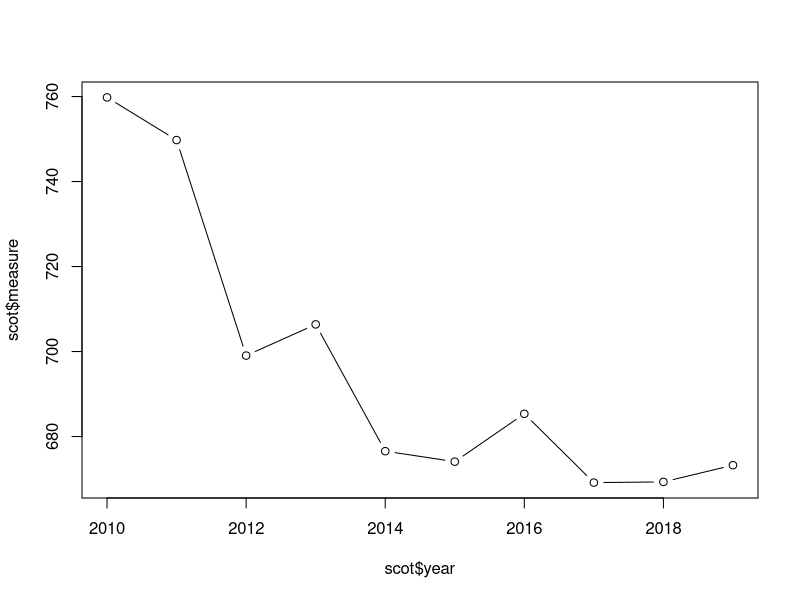
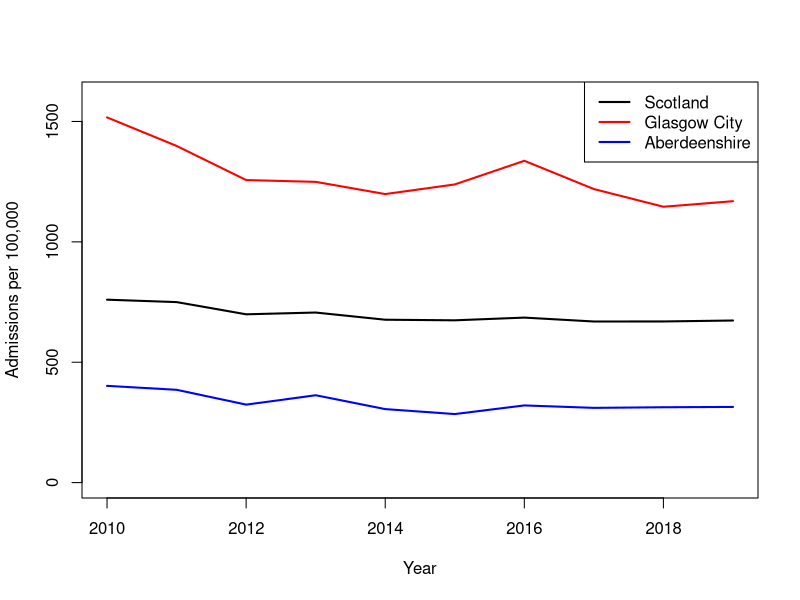
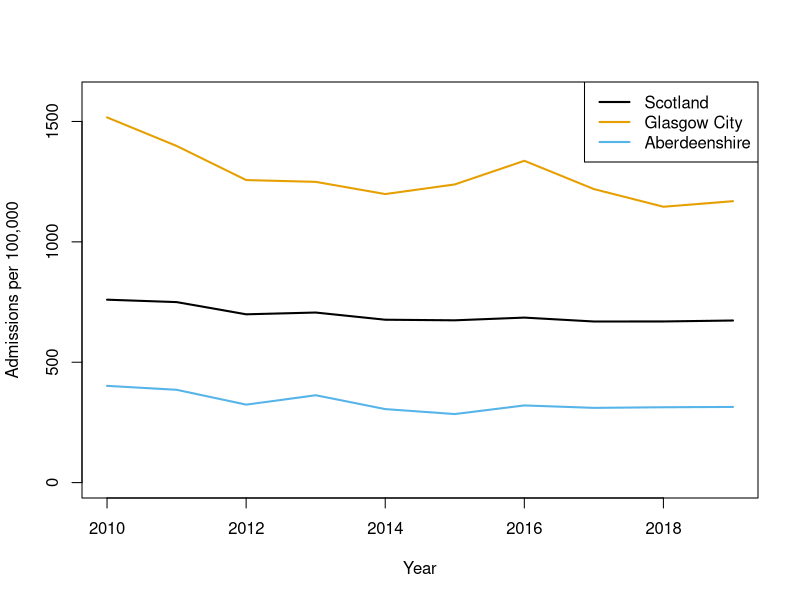
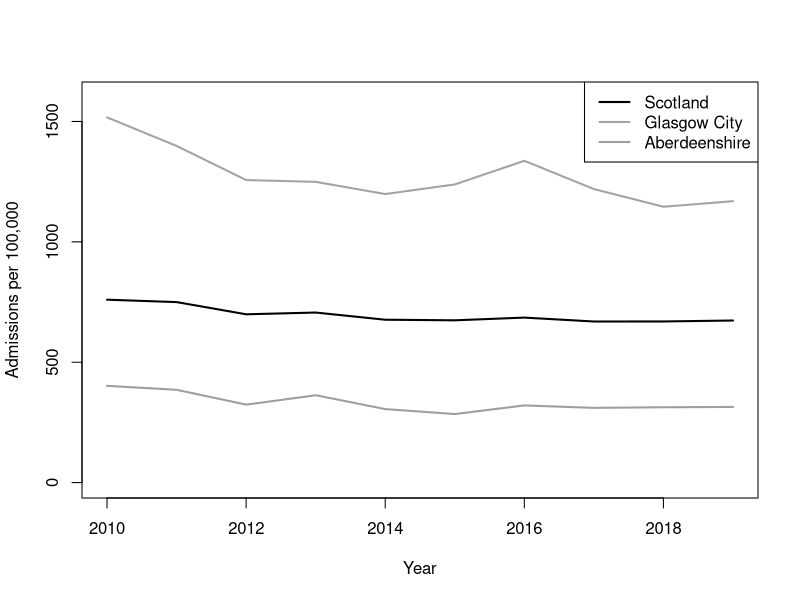
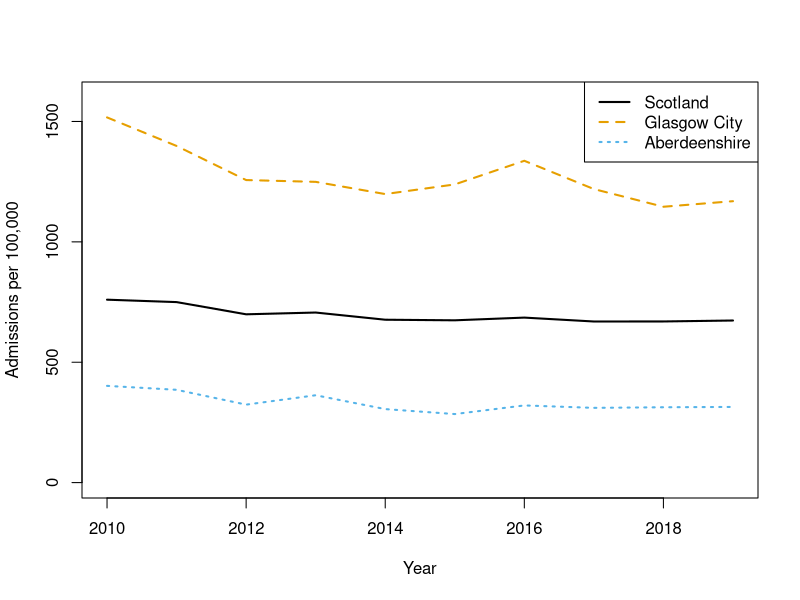
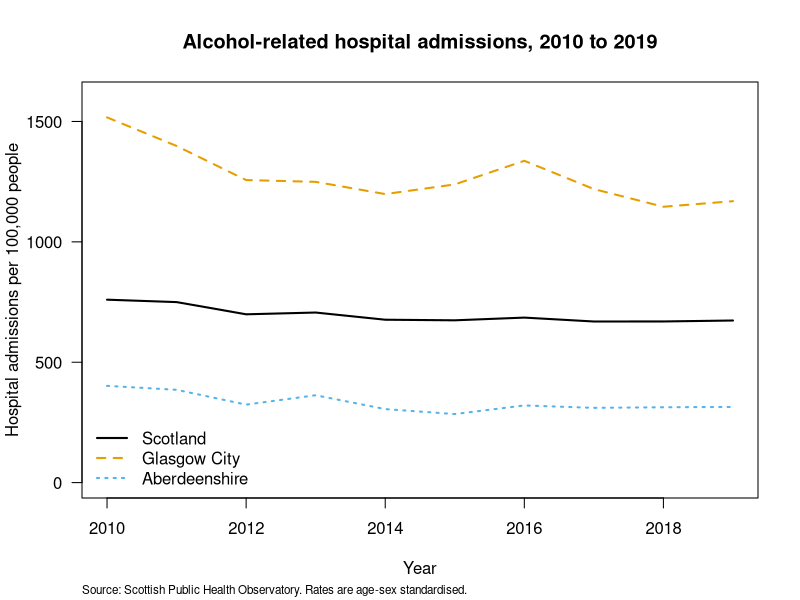
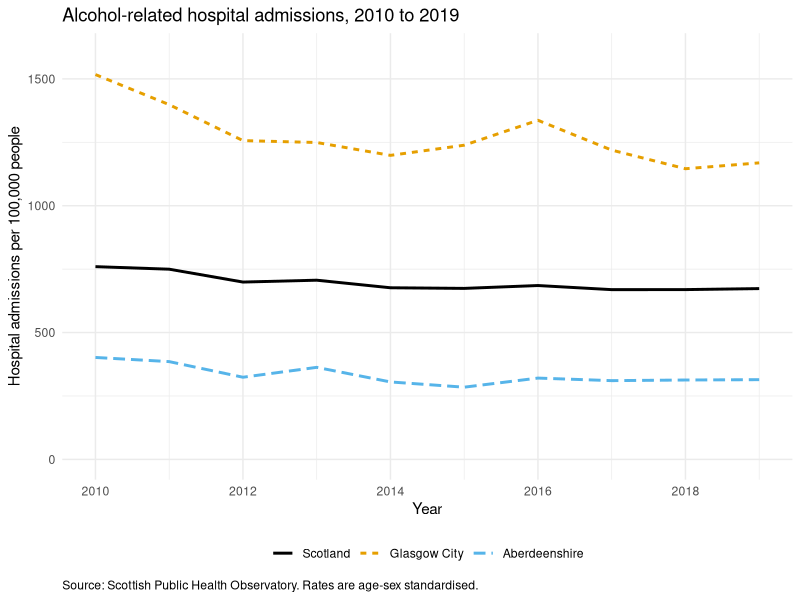
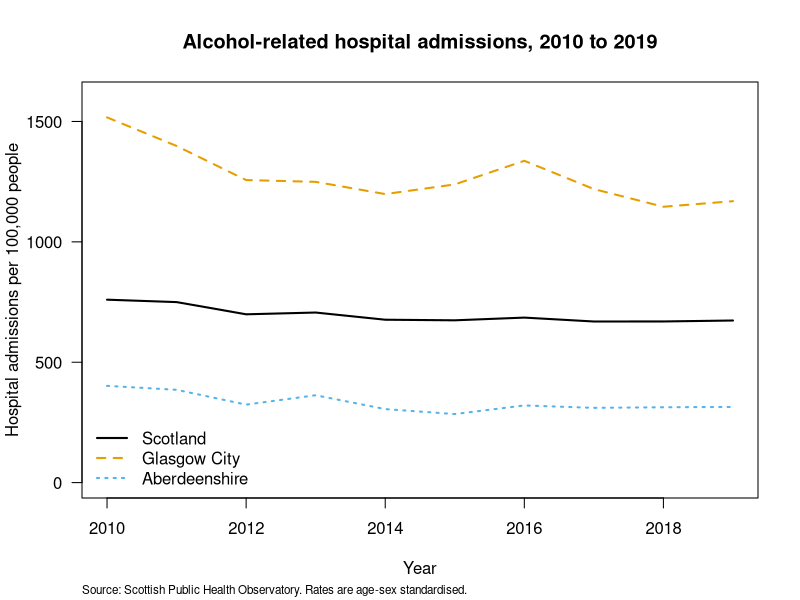

Write the R code that produced these figures, in order.
## ----Q2, echo=SOLUTIONS-------------------------------------------------------
scotpho <- read.table('data/scotpho_alcohol_admissions.txt', header = TRUE, sep = "\t", stringsAsFactors = TRUE)


## ----Q4, echo=SOLUTIONS-------------------------------------------------------
str(scotpho)
summary(scotpho)

nrow(scotpho)            # 330

table(scotpho$area_type)
# Council area     Scotland 
#          320           10 

# 33 areas, 10 years each. Every area is complete:
table(scotpho$area_name)
unique(table(scotpho$area_name))   # 10 - so every area has all 10 years

range(scotpho$year)      # 2010 2019

# If an area were missing a year, lines() would simply join the points either
# side of the gap and draw a straight line straight through it. Nothing would
# warn you, and the plot would imply data you do not have.


## ----Q5, echo=SOLUTIONS-------------------------------------------------------
scot <- scotpho[scotpho$area_name == "Scotland", ]

plot(scot$year, scot$measure, type = "b")

# What is wrong with this plot for anyone other than you?
#  - the x axis is labelled scot$year and the y axis scot$measure
#  - there are no units anywhere, so 673 could be anything
#  - there is no title, so the reader does not know what is being counted
#  - the y axis does not start at zero, which exaggerates the decline
#  - there is nothing to say where the data came from
#
# The plot is not wrong. It is just useless to anybody who is not already
# holding the dataset.


## ----Q6, echo=SOLUTIONS, tidy = TRUE------------------------------------------
# one dataframe per area
scotland <- scotpho[scotpho$area_name == "Scotland", ]
glasgow <- scotpho[scotpho$area_name == "Glasgow City", ]
aberdeenshire <- scotpho[scotpho$area_name == "Aberdeenshire", ]

# Glasgow reaches about 1500, so leave room for it
plot(scotland$year, scotland$measure, type = "l", lwd = 2, col = "black",
     ylim = c(0, 1600), xlab = "Year", ylab = "Admissions per 100,000")

lines(glasgow$year, glasgow$measure, lwd = 2, col = "red")
lines(aberdeenshire$year, aberdeenshire$measure, lwd = 2, col = "blue")

legend("topright", legend = c("Scotland", "Glasgow City", "Aberdeenshire"),
       col = c("black", "red", "blue"), lwd = 2)

# Glasgow City is roughly twice the Scottish average and Aberdeenshire is
# roughly half of it. The national line, on its own, describes almost nobody.

# Note: with only three areas it is perfectly reasonable to write out three
# lines() calls. If you had all 32 council areas you would want a loop instead,
# which you can meet in the optional programming exercise.


## ----Q7, echo=SOLUTIONS, tidy = TRUE------------------------------------------
cols <- palette.colors(3, palette = "Okabe-Ito")
cols
# "#000000" "#E69F00" "#56B4E9"   black, orange, sky blue

plot(scotland$year, scotland$measure, type = "l", lwd = 2, col = cols[1],
     ylim = c(0, 1600), xlab = "Year", ylab = "Admissions per 100,000")
lines(glasgow$year, glasgow$measure, lwd = 2, col = cols[2])
lines(aberdeenshire$year, aberdeenshire$measure, lwd = 2, col = cols[3])
legend("topright", legend = c("Scotland", "Glasgow City", "Aberdeenshire"),
       col = cols, lwd = 2)

# now the same plot in greyscale
greys <- grey(c(0, 0.64, 0.62))

plot(scotland$year, scotland$measure, type = "l", lwd = 2, col = greys[1],
     ylim = c(0, 1600), xlab = "Year", ylab = "Admissions per 100,000")
lines(glasgow$year, glasgow$measure, lwd = 2, col = greys[2])
lines(aberdeenshire$year, aberdeenshire$measure, lwd = 2, col = greys[3])
legend("topright", legend = c("Scotland", "Glasgow City", "Aberdeenshire"),
       col = greys, lwd = 2)

# The orange and the sky blue are different enough on screen, but in grey they
# come out at 0.64 and 0.62 - practically the same. Anyone printing your poster
# in black and white cannot tell Glasgow from Aberdeenshire.

# Colour alone is never enough. The fix is to give the reader a second,
# redundant cue - here a different line type for each area, set with lty - so
# the plot still works with no colour at all.
plot(scotland$year, scotland$measure, type = "l", lwd = 2, col = cols[1], lty = 1,
     ylim = c(0, 1600), xlab = "Year", ylab = "Admissions per 100,000")
lines(glasgow$year, glasgow$measure, lwd = 2, col = cols[2], lty = 2)
lines(aberdeenshire$year, aberdeenshire$measure, lwd = 2, col = cols[3], lty = 3)
legend("topright", legend = c("Scotland", "Glasgow City", "Aberdeenshire"),
       col = cols, lwd = 2, lty = c(1, 2, 3))


## ----Q8, echo=SOLUTIONS, tidy = TRUE------------------------------------------
plot(scotland$year, scotland$measure, type = "l", lwd = 2, col = cols[1], lty = 1,
     ylim = c(0, 1600), las = 1,
     xlab = "Year",
     ylab = "Hospital admissions per 100,000 people",
     main = "Alcohol-related hospital admissions, 2010 to 2019")

lines(glasgow$year, glasgow$measure, lwd = 2, col = cols[2], lty = 2)
lines(aberdeenshire$year, aberdeenshire$measure, lwd = 2, col = cols[3], lty = 3)

legend("bottomleft", legend = c("Scotland", "Glasgow City", "Aberdeenshire"),
       col = cols, lwd = 2, lty = c(1, 2, 3), bty = "n")

mtext("Source: Scottish Public Health Observatory. Rates are age-sex standardised.",
      side = 1, line = 4, cex = 0.7, adj = 0)

# Should the y axis start at zero?
# Starting at zero, as here, shows the true relative size of the difference
# between areas: Glasgow really is about four times Aberdeenshire. Starting at
# the minimum instead would fill the panel with the year to year wiggles and
# make a modest national decline look dramatic. For a rate like this, where
# zero is meaningful and the comparison between areas is the point, starting at
# zero is the honest choice. For something like average age, where zero is
# nowhere near the data, it would be absurd. Decide, and be able to say why.


## ----Q9, echo=SOLUTIONS, tidy = TRUE------------------------------------------
# pdf: vector, so it stays sharp at any size. width and height are in inches,
# and 10 x 5.625 is 16:9
pdf('output/ex6_admissions.pdf', width = 10, height = 5.625, pointsize = 12)

plot(scotland$year, scotland$measure, type = "l", lwd = 2, col = cols[1], lty = 1,
     ylim = c(0, 1600), las = 1, xlab = "Year",
     ylab = "Hospital admissions per 100,000 people",
     main = "Alcohol-related hospital admissions, 2010 to 2019")
lines(glasgow$year, glasgow$measure, lwd = 2, col = cols[2], lty = 2)
lines(aberdeenshire$year, aberdeenshire$measure, lwd = 2, col = cols[3], lty = 3)
legend("bottomleft", legend = c("Scotland", "Glasgow City", "Aberdeenshire"),
       col = cols, lwd = 2, lty = c(1, 2, 3), bty = "n")
mtext("Source: Scottish Public Health Observatory. Rates are age-sex standardised.",
      side = 1, line = 4, cex = 0.7, adj = 0)

dev.off()

# png: pixels, so the resolution matters. units = "in" plus res = 300 gives you
# a 3000 x 1688 pixel image that will print cleanly. It is the same plotting
# code again - copy and paste it, or better, keep it in your script once and
# run it twice.
png('output/ex6_admissions.png', width = 10, height = 5.625, units = "in",
    res = 300, pointsize = 12)

plot(scotland$year, scotland$measure, type = "l", lwd = 2, col = cols[1], lty = 1,
     ylim = c(0, 1600), las = 1, xlab = "Year",
     ylab = "Hospital admissions per 100,000 people",
     main = "Alcohol-related hospital admissions, 2010 to 2019")
lines(glasgow$year, glasgow$measure, lwd = 2, col = cols[2], lty = 2)
lines(aberdeenshire$year, aberdeenshire$measure, lwd = 2, col = cols[3], lty = 3)
legend("bottomleft", legend = c("Scotland", "Glasgow City", "Aberdeenshire"),
       col = cols, lwd = 2, lty = c(1, 2, 3), bty = "n")
mtext("Source: Scottish Public Health Observatory. Rates are age-sex standardised.",
      side = 1, line = 4, cex = 0.7, adj = 0)

dev.off()

# Use the pdf for anything going to a printer, and the png for anything going
# into PowerPoint or a web page. If your poster template asks for a specific
# figure size, set width and height to that size here rather than resizing the
# image afterwards, which is what makes text look squashed or fuzzy.


## ----Q10, echo=SOLUTIONS, tidy = TRUE-----------------------------------------
library(ggplot2)

areas <- c("Scotland", "Glasgow City", "Aberdeenshire")
sub <- scotpho[scotpho$area_name %in% areas, ]

# keep only the three areas as factor levels, in the order we want them
sub$area_name <- factor(sub$area_name, levels = areas)

ggplot(data = sub, aes(x = year, y = measure,
                       colour = area_name, linetype = area_name)) +
  geom_line(linewidth = 1) +
  scale_colour_manual(values = as.vector(cols)) +
  scale_y_continuous(limits = c(0, 1600)) +
  # without this ggplot labels the axis 2010.0, 2012.5, 2015.0 - decimal years,
  # which is nonsense on a plot anyone else has to read
  scale_x_continuous(breaks = seq(2010, 2018, by = 2)) +
  labs(x = "Year",
       y = "Hospital admissions per 100,000 people",
       title = "Alcohol-related hospital admissions, 2010 to 2019",
       caption = "Source: Scottish Public Health Observatory. Rates are age-sex standardised.",
       colour = NULL, linetype = NULL) +
  theme_minimal() +
  theme(legend.position = "bottom", plot.caption = element_text(hjust = 0))

ggsave('output/ex6_admissions_ggplot.png', width = 10, height = 5.625, dpi = 300)
